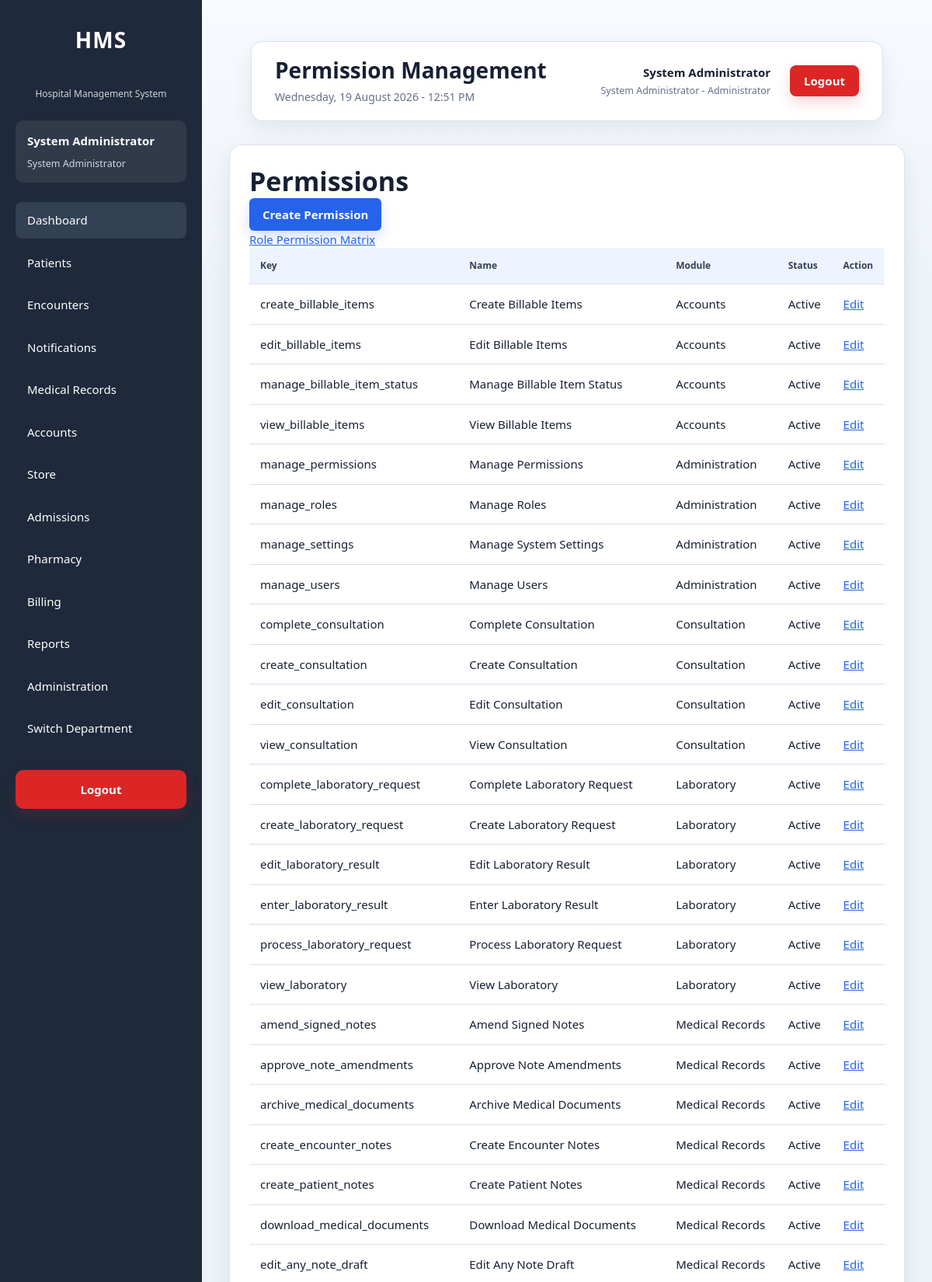
/modules/administration/permissions/index.php (signed in, upper part), run on the app's committed database.
### tables this page shows
CREATE TABLE `permissions` (
  `id` int(11) NOT NULL AUTO_INCREMENT,
  `permission_key` varchar(100) NOT NULL,
  `permission_name` varchar(150) NOT NULL,
  `module` varchar(100) NOT NULL,
  `description` text DEFAULT NULL,
  `is_active` tinyint(1) NOT NULL DEFAULT 1,
  `created_at` timestamp NOT NULL DEFAULT current_timestamp(),
  `updated_at` timestamp NULL DEFAULT NULL ON UPDATE current_timestamp(),
  PRIMARY KEY (`id`),
  UNIQUE KEY `uq_permissions_key` (`permission_key`),
  KEY `idx_permissions_module` (`module`),
  KEY `idx_permissions_active` (`is_active`)
);

### modules/administration/partials/bootstrap.php (called while the page is built, shortened)
<?php
require_once __DIR__ . '/../../../config/auth.php';
require_once __DIR__ . '/../../../config/database.php';
require_once __DIR__ . '/../../../config/helpers.php';
require_once __DIR__ . '/../../../services/PermissionService.php';
require_once __DIR__ . '/../../../services/UserDepartmentService.php';
$permissionService = new PermissionService($pdo);

### services/PermissionService.php (called while the page is built, shortened)
<?php
class PermissionService
{
    private PDO $pdo;
    public function __construct(PDO $pdo, ?SettingsService $settingsService = null)
    {
        $this->pdo = $pdo;
    }
    public function listPermissions(bool $includeInactive = true): array
    {
        $sql = '
            SELECT id, permission_key, permission_name, module,
                   description, is_active, created_at, updated_at
            FROM permissions
        ';
        $sql .= ' ORDER BY module, permission_name';
        try {
            return $this->pdo->query($sql)->fetchAll(PDO::FETCH_ASSOC);
        } catch (Throwable $exception) {
            return [];
        }
    }
}

### config/helpers.php (called while the page is built, shortened)
<?php
function e($value): string
{
    return htmlspecialchars(
        (string)$value,
        ENT_QUOTES,
        'UTF-8'
    );
}

### modules/administration/permissions/index.php (the view, shortened to what this page needs)
<?php
require_once __DIR__ . '/../partials/bootstrap.php';
$permissions = $permissionService->listPermissions();
require_once __DIR__ . '/../../../layouts/header.php';
require_once __DIR__ . '/../../../layouts/sidebar.php';
?>
<main class="content">
    <?php require_once __DIR__ . '/../../../layouts/navbar.php'; ?>
    <section class="card">
        <h2>Permissions</h2>
        <p><a class="btn-primary" href="create.php">Create Permission</a></p>
        <p><a href="matrix.php">Role Permission Matrix</a></p>
        <table>
            <thead><tr><th>Key</th><th>Name</th><th>Module</th><th>Status</th><th>Action</th></tr></thead>
            <tbody><?php foreach ($permissions as $permission): ?>
                <tr>
                    <td><?= e($permission['permission_key']) ?></td>
                    <td><?= e($permission['permission_name']) ?></td>
                    <td><?= e($permission['module']) ?></td>
                    <td><?= !empty($permission['is_active']) ? 'Active' : 'Inactive' ?></td>
                    <td><a href="edit.php?id=<?= (int)$permission['id'] ?>">Edit</a></td>
                </tr>
            <?php endforeach; ?></tbody>
        </table>
    </section>
</main>
<?php require_once __DIR__ . '/../../../layouts/footer.php'; ?>

### assets/css/dashboard.css (style rules this page uses)
* { margin:0; padding:0; box-sizing:border-box; }
:root { --primary:#2563eb; --primary-dark:#1d4ed8; --success:#16a34a; --warning:#f59e0b; --danger:#dc2626; --sidebar:#1e293b; --sidebar-hover:#334155; --background:#f4f7fb; --white:#ffffff; --border:#dbe4ee; --text:#1e293b; --text-light:#64748b; --shadow:0 10px 25px rgba(0,0,0,.06); }
body { font-family: "Segoe UI", Tahoma, Geneva, Verdana, Arial, sans-serif; background:var(--background); color:var(--text); }
.content { flex:1; padding:35px; }
.content { width:100%; max-width:1540px; margin:0 auto; padding:28px; }
.card, .departments, .activity { border:1px solid rgba(214,224,236,.85); border-radius:var(--radius); box-shadow:var(--shadow-soft); }
.card { padding:22px; margin-bottom:18px; }
button, .btn-primary, .btn-secondary, .btn-danger, .actions a, .quick-actions a { border-radius:var(--radius-sm); }
:root { --primary:#2563eb; --primary-dark:#1d4ed8; --primary-soft:#eff6ff; --accent:#0891b2; --surface:#ffffff; --surface-soft:#f8fafc; --background:#eef3f9; --border:#d6e0ec; --border-strong:#b9c7d8; --text:#172033; --text-light:#667085; --radius:8px; --radius-sm:6px; --shadow:0 10px 28px rgba(15,23,42,.08); --shadow-soft:0 3px 12px rgba(15,23,42,.06); --focus-ring:0 0 0 4px rgba(37,99,235,.16); }
html { min-width:320px; -webkit-text-size-adjust:100%; }
body { background: linear-gradient(180deg,#f7fbff 0%,var(--background) 360px), var(--background); color:var(--text); font-size:15px; line-height:1.5; }
a { color:var(--primary); }
.card, .departments, .activity, .stat-card { border:1px solid rgba(214,224,236,.85); border-radius:var(--radius); background:var(--surface); box-shadow:var(--shadow-soft); }
.card h2, .card h3, .card h4 { color:var(--text); line-height:1.25; }
button, .btn-primary, .btn-secondary, .btn-danger, .btn-sm, .actions a, .quick-actions a { display:inline-flex; align-items:center; justify-content:center; min-height:42px; gap:8px; border:1px solid transparent; border-radius:var(--radius-sm); padding:10px 16px; font-weight:750; line-height:1.2; text-decoration:none; cursor:pointer; transition:transform .16s ease, box-shadow .16s ease, background-color .16s ease, border-color .16s ease; }
button, .btn-primary, .actions a, .quick-actions a { background:var(--primary); color:#fff; box-shadow:0 8px 18px rgba(37,99,235,.2); }
table, .table { width:100%; border-collapse:separate; border-spacing:0; overflow:hidden; }
table th, .table th { background:#f1f6fd; color:#344054; font-size:12px; font-weight:800; letter-spacing:0; text-transform:none; white-space:nowrap; }
table th, table td, .table th, .table td { padding:13px 14px; vertical-align:top; border-bottom:1px solid var(--border); }
table tbody tr, .table tbody tr { transition:background-color .14s ease; }
.card { background:var(--white); border-radius:16px; padding:25px; box-shadow:var(--shadow); }
.card h2 { font-size:34px; }
table { width:100%; border-collapse:collapse; }
table th { background:#eef4ff; padding:14px; text-align:left; }
table td { padding:14px; border-bottom:1px solid var(--border); }

### data on the page
permissions: permission_key "create_billable_items", permission_name "Create Billable Items", module "Accounts", is_active "Active"
permissions: permission_key "edit_billable_items", permission_name "Edit Billable Items", module "Accounts", is_active "Active"
permissions: permission_key "manage_billable_item_status", permission_name "Manage Billable Item Status", module "Accounts", is_active "Active"
permissions: permission_key "view_billable_items", permission_name "View Billable Items", module "Accounts", is_active "Active"
permissions: permission_key "manage_permissions", permission_name "Manage Permissions", module "Administration", is_active "Active"
permissions: permission_key "manage_roles", permission_name "Manage Roles", module "Administration", is_active "Active"
permissions: permission_key "manage_settings", permission_name "Manage System Settings", module "Administration", is_active "Active"
permissions: permission_key "manage_users", permission_name "Manage Users", module "Administration", is_active "Active"
permissions: permission_key "complete_consultation", permission_name "Complete Consultation", module "Consultation", is_active "Active"
permissions: permission_key "create_consultation", permission_name "Create Consultation", module "Consultation", is_active "Active"
permissions: permission_key "edit_consultation", permission_name "Edit Consultation", module "Consultation", is_active "Active"
permissions: permission_key "view_consultation", permission_name "View Consultation", module "Consultation", is_active "Active"
permissions: permission_key "complete_laboratory_request", permission_name "Complete Laboratory Request", module "Laboratory", is_active "Active"
permissions: permission_key "create_laboratory_request", permission_name "Create Laboratory Request", module "Laboratory", is_active "Active"
permissions: permission_key "edit_laboratory_result", permission_name "Edit Laboratory Result", module "Laboratory", is_active "Active"
permissions: permission_key "enter_laboratory_result", permission_name "Enter Laboratory Result", module "Laboratory", is_active "Active"
permissions: permission_key "process_laboratory_request", permission_name "Process Laboratory Request", module "Laboratory", is_active "Active"
permissions: permission_key "view_laboratory", permission_name "View Laboratory", module "Laboratory", is_active "Active"
permissions: permission_key "amend_signed_notes", permission_name "Amend Signed Notes", module "Medical Records", is_active "Active"
permissions: permission_key "approve_note_amendments", permission_name "Approve Note Amendments", module "Medical Records", is_active "Active"
permissions: permission_key "archive_medical_documents", permission_name "Archive Medical Documents", module "Medical Records", is_active "Active"
permissions: permission_key "create_encounter_notes", permission_name "Create Encounter Notes", module "Medical Records", is_active "Active"
permissions: permission_key "create_patient_notes", permission_name "Create Patient Notes", module "Medical Records", is_active "Active"
permissions: permission_key "download_medical_documents", permission_name "Download Medical Documents", module "Medical Records", is_active "Active"
permissions: permission_key "edit_any_note_draft", permission_name "Edit Any Note Draft", module "Medical Records", is_active "Active"

### other printed values
$currentUser['first_name'] "System"
$currentUser['last_name'] "Administrator"
$currentUser['role_name'] "System Administrator"
$pageTitle "Permission Management"
$currentUser['active_department_name'] "Administrator"
